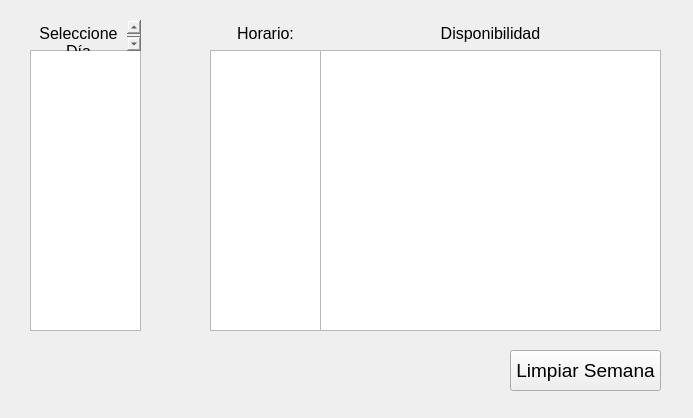
<?xml version="1.0" encoding="UTF-8"?>
<ui version="4.0">
 <class>Jefe_Carrera</class>
 <widget class="QWidget" name="Jefe_Carrera">
  <property name="geometry">
   <rect>
    <x>0</x>
    <y>0</y>
    <width>693</width>
    <height>418</height>
   </rect>
  </property>
  <property name="windowTitle">
   <string>Form</string>
  </property>
  <widget class="QTextBrowser" name="textBrowser_4">
   <property name="geometry">
    <rect>
     <x>210</x>
     <y>20</y>
     <width>111</width>
     <height>31</height>
    </rect>
   </property>
   <property name="styleSheet">
    <string notr="true">background-color: transparent; color:black; border: none;</string>
   </property>
   <property name="html">
    <string>&lt;!DOCTYPE HTML PUBLIC &quot;-//W3C//DTD HTML 4.0//EN&quot; &quot;http://www.w3.org/TR/REC-html40/strict.dtd&quot;&gt;
&lt;html&gt;&lt;head&gt;&lt;meta name=&quot;qrichtext&quot; content=&quot;1&quot; /&gt;&lt;meta charset=&quot;utf-8&quot; /&gt;&lt;style type=&quot;text/css&quot;&gt;
p, li { white-space: pre-wrap; }
hr { height: 1px; border-width: 0; }
li.unchecked::marker { content: &quot;\2610&quot;; }
li.checked::marker { content: &quot;\2612&quot;; }
&lt;/style&gt;&lt;/head&gt;&lt;body style=&quot; font-family:'Segoe UI'; font-size:9pt; font-weight:400; font-style:normal;&quot;&gt;
&lt;p align=&quot;center&quot; style=&quot; margin-top:0px; margin-bottom:0px; margin-left:0px; margin-right:0px; -qt-block-indent:0; text-indent:0px;&quot;&gt;&lt;span style=&quot; font-size:12pt;&quot;&gt;Horario:&lt;/span&gt;&lt;/p&gt;&lt;/body&gt;&lt;/html&gt;</string>
   </property>
  </widget>
  <widget class="QListWidget" name="Lista_Horarios">
   <property name="geometry">
    <rect>
     <x>210</x>
     <y>50</y>
     <width>111</width>
     <height>281</height>
    </rect>
   </property>
   <property name="font">
    <font>
     <pointsize>14</pointsize>
    </font>
   </property>
   <property name="styleSheet">
    <string notr="true"/>
   </property>
  </widget>
  <widget class="QPushButton" name="LimpiarSemanaButton">
   <property name="geometry">
    <rect>
     <x>510</x>
     <y>350</y>
     <width>151</width>
     <height>41</height>
    </rect>
   </property>
   <property name="font">
    <font>
     <pointsize>14</pointsize>
     <italic>false</italic>
     <bold>false</bold>
    </font>
   </property>
   <property name="text">
    <string>Limpiar Semana</string>
   </property>
  </widget>
  <widget class="QListWidget" name="Lista_Horarios_2">
   <property name="geometry">
    <rect>
     <x>320</x>
     <y>50</y>
     <width>341</width>
     <height>281</height>
    </rect>
   </property>
   <property name="font">
    <font>
     <pointsize>14</pointsize>
    </font>
   </property>
   <property name="styleSheet">
    <string notr="true"/>
   </property>
  </widget>
  <widget class="QTextBrowser" name="textBrowser_5">
   <property name="geometry">
    <rect>
     <x>320</x>
     <y>20</y>
     <width>341</width>
     <height>31</height>
    </rect>
   </property>
   <property name="styleSheet">
    <string notr="true">background-color: transparent; color:black; border: none;</string>
   </property>
   <property name="html">
    <string>&lt;!DOCTYPE HTML PUBLIC &quot;-//W3C//DTD HTML 4.0//EN&quot; &quot;http://www.w3.org/TR/REC-html40/strict.dtd&quot;&gt;
&lt;html&gt;&lt;head&gt;&lt;meta name=&quot;qrichtext&quot; content=&quot;1&quot; /&gt;&lt;meta charset=&quot;utf-8&quot; /&gt;&lt;style type=&quot;text/css&quot;&gt;
p, li { white-space: pre-wrap; }
hr { height: 1px; border-width: 0; }
li.unchecked::marker { content: &quot;\2610&quot;; }
li.checked::marker { content: &quot;\2612&quot;; }
&lt;/style&gt;&lt;/head&gt;&lt;body style=&quot; font-family:'Segoe UI'; font-size:9pt; font-weight:400; font-style:normal;&quot;&gt;
&lt;p align=&quot;center&quot; style=&quot; margin-top:0px; margin-bottom:0px; margin-left:0px; margin-right:0px; -qt-block-indent:0; text-indent:0px;&quot;&gt;&lt;span style=&quot; font-size:12pt;&quot;&gt;Disponibilidad&lt;/span&gt;&lt;/p&gt;&lt;/body&gt;&lt;/html&gt;</string>
   </property>
  </widget>
  <widget class="QListWidget" name="Lista_Horarios_3">
   <property name="geometry">
    <rect>
     <x>30</x>
     <y>50</y>
     <width>111</width>
     <height>281</height>
    </rect>
   </property>
   <property name="font">
    <font>
     <pointsize>14</pointsize>
    </font>
   </property>
   <property name="styleSheet">
    <string notr="true"/>
   </property>
  </widget>
  <widget class="QTextBrowser" name="textBrowser_6">
   <property name="geometry">
    <rect>
     <x>30</x>
     <y>20</y>
     <width>111</width>
     <height>31</height>
    </rect>
   </property>
   <property name="styleSheet">
    <string notr="true">background-color: transparent; color:black; border: none;</string>
   </property>
   <property name="html">
    <string>&lt;!DOCTYPE HTML PUBLIC &quot;-//W3C//DTD HTML 4.0//EN&quot; &quot;http://www.w3.org/TR/REC-html40/strict.dtd&quot;&gt;
&lt;html&gt;&lt;head&gt;&lt;meta name=&quot;qrichtext&quot; content=&quot;1&quot; /&gt;&lt;meta charset=&quot;utf-8&quot; /&gt;&lt;style type=&quot;text/css&quot;&gt;
p, li { white-space: pre-wrap; }
hr { height: 1px; border-width: 0; }
li.unchecked::marker { content: &quot;\2610&quot;; }
li.checked::marker { content: &quot;\2612&quot;; }
&lt;/style&gt;&lt;/head&gt;&lt;body style=&quot; font-family:'Segoe UI'; font-size:9pt; font-weight:400; font-style:normal;&quot;&gt;
&lt;p align=&quot;center&quot; style=&quot; margin-top:0px; margin-bottom:0px; margin-left:0px; margin-right:0px; -qt-block-indent:0; text-indent:0px;&quot;&gt;&lt;span style=&quot; font-size:12pt;&quot;&gt;Seleccione Día&lt;/span&gt;&lt;/p&gt;&lt;/body&gt;&lt;/html&gt;</string>
   </property>
  </widget>
 </widget>
 <resources/>
 <connections/>
</ui>
